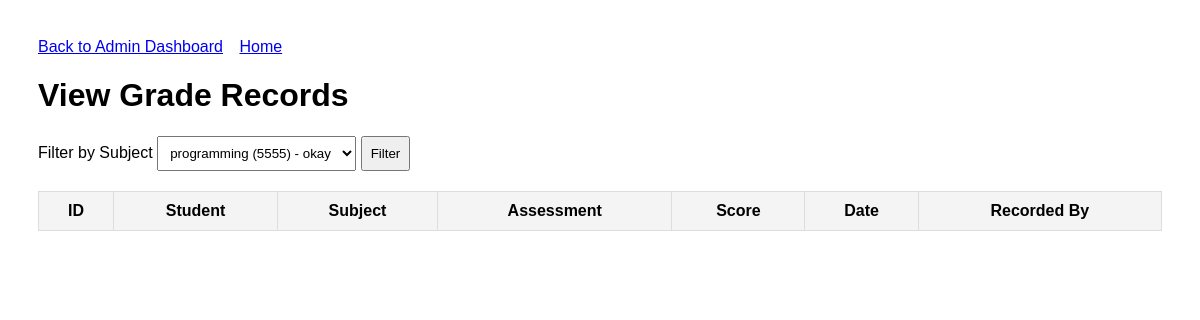
Before: /view_grades_admin.php?subject_id=4 (signed in) with the older database file.
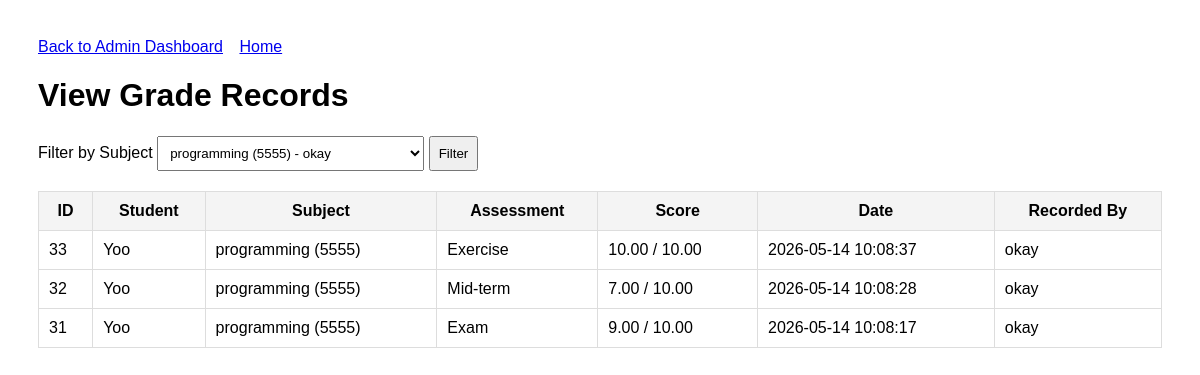
After: the same page with the newer database file.
### tables this page shows
CREATE TABLE `grades` (
  `id` int(11) NOT NULL,
  `student_id` int(11) NOT NULL,
  `subject_id` int(11) NOT NULL,
  `assessment` varchar(50) NOT NULL,
  `score` decimal(5,2) NOT NULL,
  `max_score` decimal(5,2) NOT NULL DEFAULT 100.00,
  `graded_by` int(11) DEFAULT NULL,
  `graded_at` timestamp NOT NULL DEFAULT current_timestamp()
);

CREATE TABLE `users` (
  `id` int(11) NOT NULL COMMENT 'Unique ID for each user',
  `username` varchar(50) NOT NULL COMMENT 'User''s login name',
  `password` varchar(255) NOT NULL COMMENT 'User''s password',
  `name` varchar(100) DEFAULT NULL COMMENT 'User''s first name',
  `surname` varchar(100) DEFAULT NULL COMMENT 'User''s last name',
  `birth_year` year(4) DEFAULT NULL COMMENT 'User''s year of birth',
  `description` text DEFAULT NULL COMMENT 'A long text about the user',
  `photo` varchar(255) DEFAULT NULL COMMENT 'The file path of the user''s photo',
  `role` enum('student','teacher') NOT NULL DEFAULT 'student'
);

CREATE TABLE `subjects` (
  `id` int(11) NOT NULL,
  `subject_name` varchar(100) NOT NULL,
  `subject_code` varchar(20) DEFAULT NULL,
  `teacher_id` int(11) NOT NULL,
  `created_at` timestamp NOT NULL DEFAULT current_timestamp()
);

### view_grades_admin.php (the view, shortened to what this page needs)
<?php
require_once 'config.php';
$subject_id = (int)($_GET["subject_id"] ?? 0);
$subjects = [];
$sql = "SELECT s.id, s.subject_name, s.subject_code, u.username AS teacher_username
        FROM subjects s
        JOIN users u ON u.id = s.teacher_id
        ORDER BY s.subject_name ASC";
$res = $conn->query($sql);
while ($row = $res->fetch_assoc()) {
    $subjects[] = $row;
}
if ($subject_id > 0) {
    $stmt = $conn->prepare(
        "SELECT g.id, g.assessment, g.score, g.max_score, g.graded_at,
                st.username AS student_username,
                s.subject_name, s.subject_code,
                u.username AS graded_by_username
         FROM grades g
         JOIN users st ON st.id = g.student_id
         JOIN subjects s ON s.id = g.subject_id
         LEFT JOIN users u ON u.id = g.graded_by
         WHERE g.subject_id = ?
         ORDER BY g.graded_at DESC, st.username ASC"
    );
    $stmt->bind_param("i", $subject_id);
}
$stmt->execute();
$grades = $stmt->get_result();
?>
<!DOCTYPE html>
<html lang="en">
<head>
</head>
<body>
    <div class="top">
        <a href="admin_dashboard.php">Back to Admin Dashboard</a>
        <a href="index.php">Home</a>
    </div>
    <h1>View Grade Records</h1>
    <form method="get">
        <label>Filter by Subject</label>
        <select name="subject_id">
            <?php foreach ($subjects as $s): ?>
                <option value="<?php echo (int)$s['id']; ?>" <?php echo ((int)$s['id'] === $subject_id) ? 'selected' : ''; ?>>
                    <?php
                    echo htmlspecialchars(
                        $s['subject_name'] .
                        (!empty($s['subject_code']) ? " ({$s['subject_code']})" : "") .
                        " - " . $s['teacher_username']
                    );
                    ?>
                </option>
            <?php endforeach; ?>
        </select>
        <button type="submit">Filter</button>
    </form>
    <table>
        <tr>
            <th>ID</th>
            <th>Student</th>
            <th>Subject</th>
            <th>Assessment</th>
            <th>Score</th>
            <th>Date</th>
            <th>Recorded By</th>
        </tr>
        <?php while ($row = $grades->fetch_assoc()): ?>
        <tr>
            <td><?php echo (int)$row['id']; ?></td>
            <td><?php echo htmlspecialchars($row['student_username']); ?></td>
            <td>
                <?php
                echo htmlspecialchars(
                    $row['subject_name'] .
                    (!empty($row['subject_code']) ? " ({$row['subject_code']})" : "")
                );
                ?>
            </td>
            <td><?php echo htmlspecialchars($row['assessment']); ?></td>
            <td><?php echo htmlspecialchars($row['score'] . " / " . $row['max_score']); ?></td>
            <td><?php echo htmlspecialchars($row['graded_at']); ?></td>
            <td><?php echo htmlspecialchars($row['graded_by_username'] ?? 'Admin'); ?></td>
        </tr>
        <?php endwhile; ?>
    </table>
</body>
</html>

Changed rows visible on the page:
added grades: id "33", student.username "Yoo", subject.subject_code "programming (5555)", assessment "Exercise", score+max_score "10.00 / 10.00", graded_at "2026-05-14 10:08:37", graded_by.username "okay"
added grades: id "32", student.username "Yoo", subject.subject_code "programming (5555)", assessment "Mid-term", score+max_score "7.00 / 10.00", graded_at "2026-05-14 10:08:28", graded_by.username "okay"
added grades: id "31", student.username "Yoo", subject.subject_code "programming (5555)", assessment "Exam", score+max_score "9.00 / 10.00", graded_at "2026-05-14 10:08:17", graded_by.username "okay"
